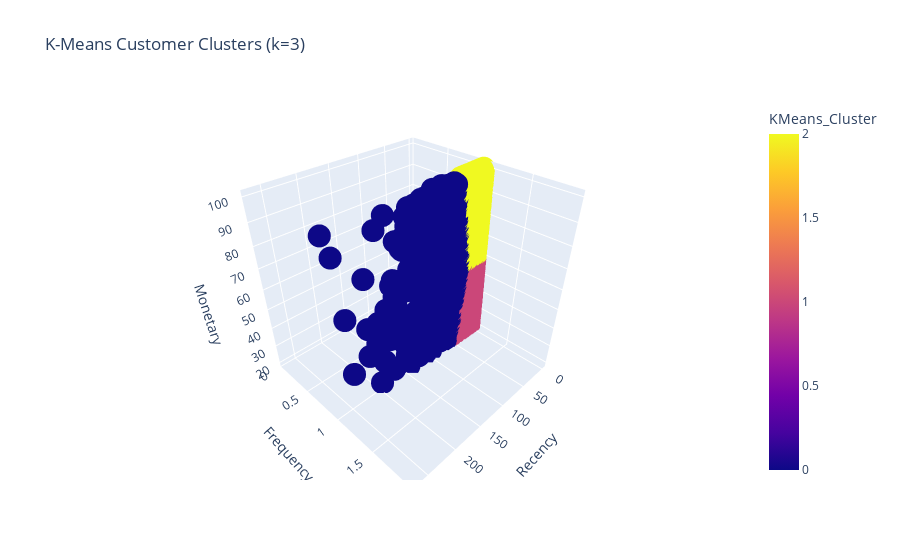

Notebook code for this chart:
### Code cell
# Apply K-means clustering with optimal k
optimal_k = best_k
kmeans = KMeans(n_clusters=optimal_k, random_state=42, n_init=10)
cluster_labels = kmeans.fit_predict(scaled_data)

# Add cluster labels to original data
rfm_clustered = rfm_segmented.copy()
rfm_clustered['KMeans_Cluster'] = cluster_labels

# Analyze K-means clusters
kmeans_analysis = rfm_clustered.groupby('KMeans_Cluster').agg({
    'Recency': ['mean', 'std'],
    'Frequency': ['mean', 'std'],
    'Monetary': ['mean', 'std'],
    'KMeans_Cluster': 'count'
}).round(2)

kmeans_analysis.columns = ['Recency_Mean', 'Recency_Std', 'Frequency_Mean', 'Frequency_Std',
                          'Monetary_Mean', 'Monetary_Std', 'Customer_Count']

print(f"🎯 K-MEANS CLUSTERING RESULTS (k={optimal_k}):")
display(kmeans_analysis)

# Visualize clusters in 3D
fig = px.scatter_3d(
    rfm_clustered,
    x='Recency',
    y='Frequency', 
    z='Monetary',
    color='KMeans_Cluster',
    title=f'K-Means Customer Clusters (k={optimal_k})',
    labels={'color': 'Cluster'}
)
fig.show()

# Show cluster distribution
cluster_dist = rfm_clustered['KMeans_Cluster'].value_counts().sort_index()
print(f"\n📊 CLUSTER DISTRIBUTION:")
for cluster, count in cluster_dist.items():
    percentage = (count / len(rfm_clustered)) * 100
    print(f"Cluster {cluster}: {count:>4} customers ({percentage:>5.1f}%)")

### Figure 1 — Plotly figure (JSON) as saved in the notebook; plotly's stock layout.template omitted (floating-point values rounded to 4 significant figures; data arrays with more than 128 entries replaced by an {"elided": "..."} marker saying what was removed)
{"data": [{"hovertemplate": "Recency=%{x}<br>Frequency=%{y}<br>Monetary=%{z}<br>KMeans_Cluster=%{marker.color}<extra></extra>", "legendgroup": "", "marker": {"color": {"elided": "3900 int values"}, "coloraxis": "coloraxis", "symbol": "circle"}, "mode": "markers", "name": "", "scene": "scene", "showlegend": false, "type": "scatter3d", "x": {"elided": "3900 float values"}, "y": {"elided": "3900 int values"}, "z": {"elided": "3900 int values"}}], "layout": {"coloraxis": {"colorbar": {"title": {"text": "KMeans_Cluster"}}, "colorscale": [[0, "#0d0887"], [0.1111, "#46039f"], [0.2222, "#7201a8"], [0.3333, "#9c179e"], [0.4444, "#bd3786"], [0.5556, "#d8576b"], [0.6667, "#ed7953"], [0.7778, "#fb9f3a"], [0.8889, "#fdca26"], [1, "#f0f921"]]}, "legend": {"tracegroupgap": 0}, "scene": {"domain": {"x": [0, 1], "y": [0, 1]}, "xaxis": {"title": {"text": "Recency"}}, "yaxis": {"title": {"text": "Frequency"}}, "zaxis": {"title": {"text": "Monetary"}}}, "title": {"text": "K-Means Customer Clusters (k=3)"}}}
